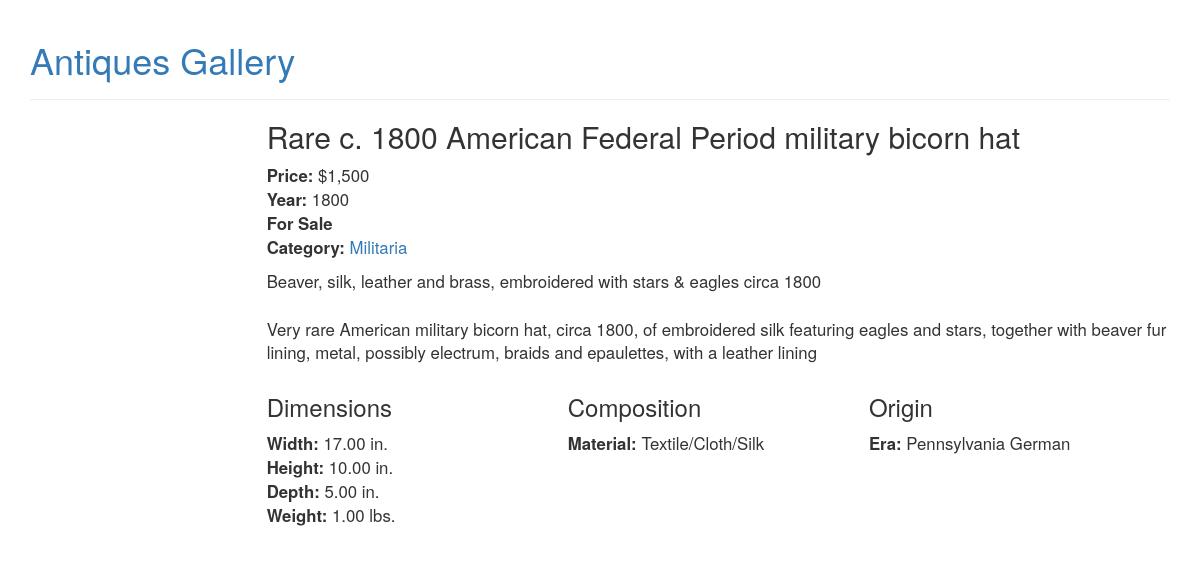
Page /item.php?itemID=8 on the committed database.
### tables this page shows
CREATE TABLE IF NOT EXISTS `items` (
  `itemID` int(11) NOT NULL,
  `title` varchar(255) NOT NULL,
  `isAvailable` int(11) NOT NULL,
  `description` text NOT NULL,
  `price` decimal(11,2) NOT NULL,
  `year` int(11) NOT NULL,
  `categoryID` int(11) NOT NULL,
  `compositionID` int(11) NOT NULL,
  `originID` int(11) NOT NULL,
  `mainImageID` int(11) NOT NULL
);

CREATE TABLE IF NOT EXISTS `categories` (
  `categoryID` int(11) NOT NULL,
  `categoryName` varchar(255) NOT NULL
);

CREATE TABLE IF NOT EXISTS `dimensions` (
  `itemID` int(11) NOT NULL,
  `width` decimal(11,2) NOT NULL,
  `height` decimal(11,2) NOT NULL,
  `depth` decimal(11,2) NOT NULL,
  `weight` decimal(11,2) NOT NULL,
  `dimensionsDesc` text NOT NULL
);

CREATE TABLE IF NOT EXISTS `compositions` (
  `compositionID` int(11) NOT NULL,
  `materialName` varchar(255) NOT NULL
);

CREATE TABLE IF NOT EXISTS `origins` (
  `originID` int(11) NOT NULL,
  `place` varchar(255) NOT NULL,
  `era` varchar(255) NOT NULL
);

### item.php (the view, shortened to what this page needs)
<?php
require_once('conn/connAntiques.php');
$itemID = intval($_GET['itemID']);
$query = "
  SELECT * FROM items
  LEFT JOIN dimensions ON items.itemID=dimensions.itemID
  LEFT JOIN compositions ON items.compositionID=compositions.compositionID
  LEFT JOIN origins ON items.originID=origins.originID
  LEFT JOIN categories ON items.categoryID=categories.categoryID
  WHERE items.itemID=$itemID";
$result = mysqli_query($conn, $query);
$item = mysqli_fetch_array($result);
?><!DOCTYPE html>
<html lang="en-us">
<head>
    <link href="css/item.css" rel="stylesheet">
  <link rel="stylesheet" href="https://maxcdn.bootstrapcdn.com/bootstrap/3.3.7/css/bootstrap.min.css">
  <link rel="stylesheet" href="https://maxcdn.bootstrapcdn.com/bootstrap/3.3.7/css/bootstrap-theme.min.css">
</head>
<body>
  <div id="container" class="container">
    <header class="page-header">
      <h1><a href="index.php">Antiques Gallery</a></h1>
    </header>
    <article id="item-container">
      <?php if ($item): ?>
      <aside id="item-slideshow" class="slideshow">
      </aside>
      <main>
        <h2><?= $item['title']; ?></h2>
		  <p class="attributes">
		  	<strong>Price: </strong><span>$<?= number_format($item['price']); ?></span>
			  <br>
			<strong>Year: </strong><span><?= $item['year']; ?></span>
			  <br>
			<strong><?= $item['isAvailable'] == 1 ? 'For Sale' : 'Sold'; ?></strong>
			  <br>
			<strong>Category: </strong><a href="category.php?categoryID=<?= $item['categoryID']; ?>"><?= $item['categoryName']; ?></a>
		  </p>
		  <p class="description"><?= nl2br(htmlspecialchars($item['description'])); ?></p>
		  <div class="item-info">
			  <h3>Dimensions</h3>
			  <p class="dimensions">
				<strong>Width: </strong><span><?= $item['width']; ?> in.</span>
				  <br>
				<strong>Height: </strong><span><?= $item['height']; ?> in.</span>
				  <br>
				<strong>Depth: </strong><span><?= $item['depth']; ?> in.</span>
				  <br>
				<strong>Weight: </strong><span><?= $item['weight']; ?> lbs.</span>
			  </p>
			  <h3>Composition</h3>
			  <p class="composition">
				  <strong>Material: </strong><span><?= $item['materialName']; ?></span>
			  </p>
			  <h3>Origin</h3>
			  <p class="origin">
			  	  <strong>Era: </strong><span><?= $item['era']; ?></span>
			  </p>
		  </div>
      </main>
      <?php else:  ?>
		<?php if(!$result) echo mysqli_error($conn).'<br>'; ?>
      		<p>Item with ID <?= $itemID; ?> was not found.</p>
        <?php endif;  ?>
    </article>
  </div>
</body>
</html>

### css/item.css (style rules this page uses)
#item-container { display: flex; font-size: 1.2em; }
#item-container > aside { flex: 1 1 300px; }
#item-container > main { flex: 1 1 auto; padding-left: 3em; }
#item-container h2 { margin-top: 0; }
#item-container .description { margin-top: 2em 0; }
.item-info { display: grid; grid-template-columns: repeat(3, 3fr); grid-template-rows: repeat(2, minmax(2em, max-content)); grid-auto-flow: column; }

### rows in the picture
items: title "Rare c. 1800 American Federal Period military bicorn hat", price "1,500", year "1800", categoryID.categoryName "Militaria", description "Beaver, silk, leather and brass, embroidered with stars & eagles circa 1800 Very rare American military bicorn hat, circa 1800, of embroidered silk featuring eagles and stars, together with beaver fur lining, metal, possibly electrum, braids and epaulettes, with a leather lining", dimensions.width "17.00", dimensions.height "10.00", dimensions.depth "5.00", dimensions.weight "1.00", compositionID.materialName "Textile/Cloth/Silk", originID.era "Pennsylvania German"
